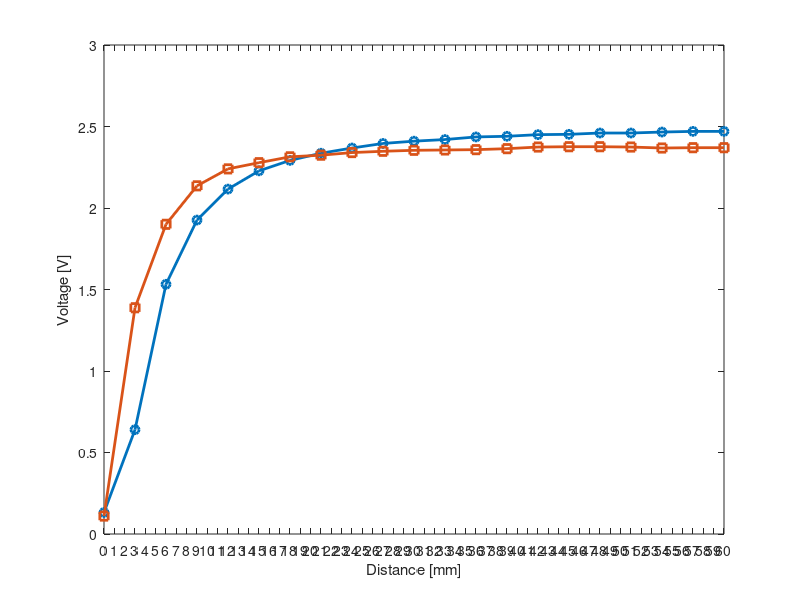

The MATLAB script that drew this image: (Note: this script raises an error after producing the figure.)
clear all
close all
clc

values_new = [0.132 0.64 1.532 1.926 2.116 2.228 2.292 2.336 2.368 2.396 2.41 ...
    2.42 2.436 2.44 2.45 2.452 2.46 2.46 2.466 2.47 2.47];
values_old = [0.11 1.388 1.9 2.136 2.24 2.278 2.314 2.324 2.34 2.348 2.354 ...
    2.356 2.358 2.364 2.374 2.376 2.376 2.374 2.368 2.37 2.37];

distances = [0 3 6 9 12 15 18 21 24 27 30 33 36 39 42 45 48 51 54 57 60];

figure(1)
p=plot (distances, values_new, '-o','LineWidth',2)
hold on
q = plot (distances, values_old, '-s', 'LineWidth',2)
% grid on
%[t,s] = title ('North Pole')
x = xlabel('Distance [mm]')
y = ylabel ('Voltage [V]')
ylim ([0 3])
xlim([0 60])
xticks([0:60])
a = yline(2.49)
a.LineWidth = 1;
a.LineStyle = '--';
% a.Label = 'Regime value'
l=legend ('Hole magnet', 'Cylinder magnet')
l.Location = 'northwest'
l.FontSize = 30

%p.MarkerFaceColor = [1 0.5 0];
%p.MarkerSize = 8;
p.Color = [0.8500 0.3250 0.0980];
q.Color = [0.3010 0.7450 0.9330];
%q.MarkerSize = 8;

%t.FontSize = 16;
% s.FontAngle='italic';
x.FontSize = 30;
y.FontSize = 30;